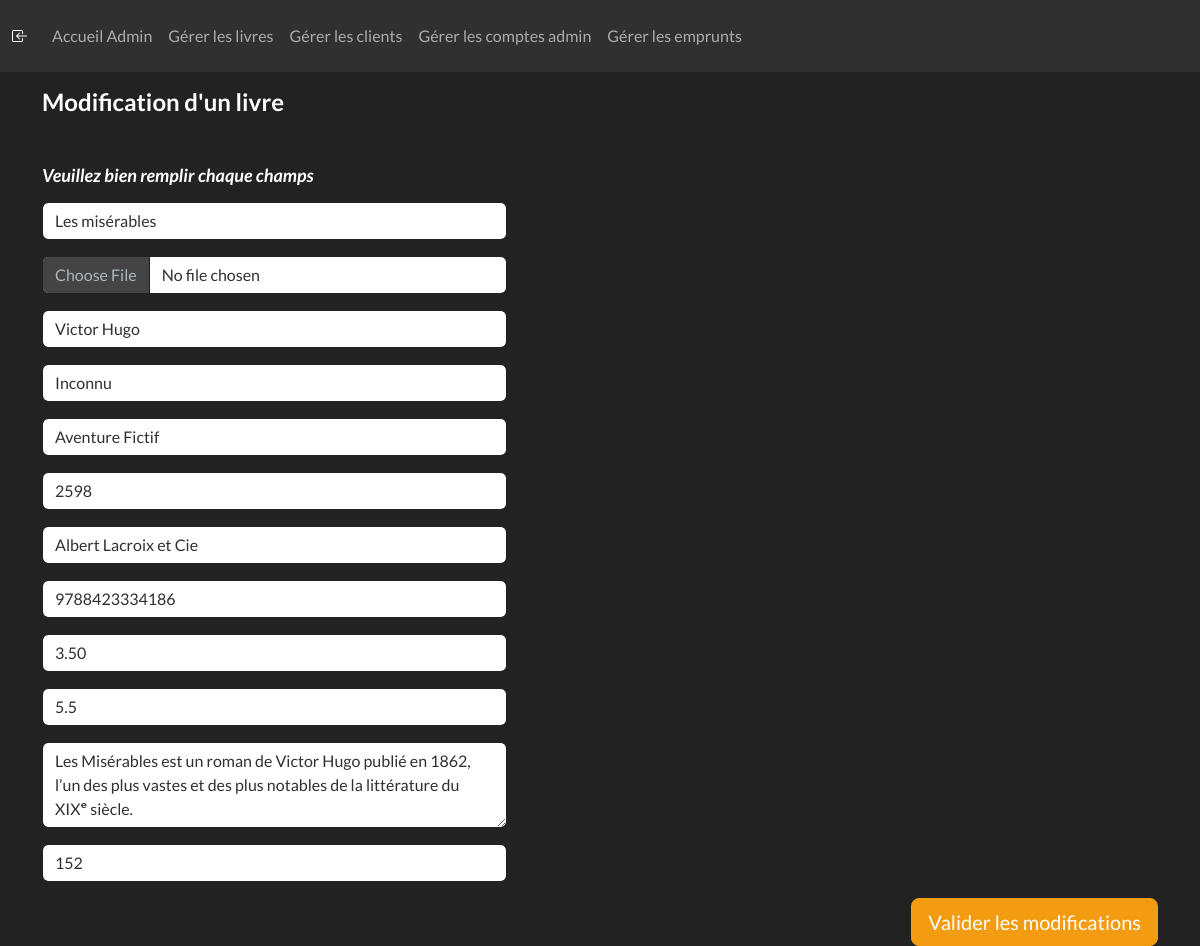
Page /ADMIN/update_book.php?id=22 (signed in) on the committed database.
### tables this page shows
CREATE TABLE `books` (
  `id` int(10) UNSIGNED NOT NULL,
  `ISBN` varchar(40) NOT NULL,
  `auteur` varchar(150) DEFAULT NULL,
  `illustrateur` varchar(150) DEFAULT NULL,
  `category` varchar(255) NOT NULL,
  `nb_pages` int(5) NOT NULL,
  `editeur` varchar(255) NOT NULL,
  `pu_ht` decimal(10,2) NOT NULL,
  `tva` float NOT NULL,
  `titre` varchar(255) NOT NULL,
  `description` text NOT NULL,
  `image` varchar(255) NOT NULL,
  `stock` int(10) NOT NULL,
  `note` int(1) DEFAULT NULL
);

### ADMIN/update_book.php (the view, shortened to what this page needs)
<?php
require_once './COMPONENTS/navbar_admin.php';
require_once '../CRUD/config.php';
if(isset($_GET['id']) && !empty($_GET['id'])){
        $sql = "SELECT * FROM books WHERE id =?";
        if($stmt = mysqli_prepare($conn, $sql)){
            if(mysqli_stmt_bind_param($stmt, "i", $param_id)){
                if(mysqli_stmt_execute($stmt)){
                    $result = mysqli_stmt_get_result($stmt);
                    if(mysqli_num_rows($result) == 1){
                        $row = mysqli_fetch_array($result, MYSQLI_ASSOC);
                        $titre = $row['titre'];
                        $image = $row['image'];
                        $auteur = $row['auteur'];
                        $illustrateur = $row['illustrateur'];
                        $category = $row['category'];
                        $nb_pages = $row['nb_pages'];
                        $editeur = $row['editeur'];
                        $ISBN = $row['ISBN'];
                        $pu_ht = $row['pu_ht'];
                        $tva = $row['tva'];
                        $description = $row['description'];
                        $stock = $row['stock'];
                    } else {
                        header('Location : ./admin_books.php');
                        exit();
                    }
                } else {
                    header('Location : ./admin_books.php');
                    exit();
                }
            } else {
                header('Location : ./admin_books.php');
                exit();
            }
        }
}
?>
<!DOCTYPE html>
<html lang="fr">
<head>
    <?php require '../COMPONENTS/links.php'; ?>
    <link rel="stylesheet" href="https://cdnjs.cloudflare.com/ajax/libs/font-awesome/6.4.0/css/all.min.css" />
</head>
<body>
<div class="container mt-7">
        <h2 class="mb-5 mt-3">Modification d'un livre</h2>
        <div class="border-0">
            <h5 class="mb-0">Veuillez bien remplir chaque champs</h5>
        </div>
        <form enctype="multipart/form-data" action="update_book.php" method="post" id="book">
            <div class="form-row justify-content-center">
                <div class="form-group col-md-5 mt-3">
                    <input value="<?= $titre ?>" type="text" id="titre" name="titre" class="form-control" placeholder="les misérables" required autofocus maxlength="254">
                </div>
                <div class="form-group col-md-5 mt-3">
                    <input value="<?= $image ?>" class="form-control" type="file" name="fic" size=50 required>
                </div>
            </div>
                <div class="form-group col-md-5 mt-3">
                    <input value="<?= $auteur ?>" type="text" id="auteur" name="auteur" class="form-control" placeholder="Victor Hugo" autofocus maxlength="254">
                </div>
                <div class="form-group col-md-5 mt-3">
                    <input value="<?= $illustrateur ?>" type="text" id="illustrateur" name="illustrateur" class="form-control" placeholder="inconnu" required maxlength="254">
                </div>
                <div class="form-group col-md-5 mt-3">
                    <input value="<?= $category ?>" type="text" id="category" name="category" class="form-control" placeholder="Aventure Fictif" requiredmaxlength="254">
                </div>
                <div class="form-group col-md-5 mt-3">
                    <input  value="<?= $nb_pages ?>" type="text" id="nb_pages" name="nb_pages" class="form-control" placeholder="2 598" required maxlength="5">
                </div>
                <div class="form-group col-md-5 mt-3">
                    <input  value="<?= $editeur ?>" type="text" id="editeur" name="editeur" class="form-control" placeholder="Albert Lacroix et Cie" required maxlength="254">
                </div>
                <div class="form-group col-md-5 mt-3">
                    <input value="<?= $ISBN ?>" type="text" id="ISBN" name="ISBN" class="form-control" placeholder="9788423334186"required maxlength="40">
                </div>
                <div class="form-group col-md-5 mt-3">
                    <input value="<?= $pu_ht?>" type="number" step="0.01" min="0" id="pu_ht" name="pu_ht" class="form-control" placeholder="3.50" required maxlength="10">
                </div>
                <div class="form-group col-md-5 mt-3">
                    <input value="<?= $tva ?>" type="number" step="0.01" min="0" id="tva" name="tva" class="form-control" placeholder="5.5" value="5.5" requiredmaxlength="254">
                </div>
                <div class="form-group col-md-5 mt-3">
                    <textarea value="<?= $description ?>" class="form-control" id="book" type="text" name="description" placeholder="Les Misérables est un roman de Victor Hugo publié en 1862, l’un des plus vastes et des plus notables de la littérature du XIXᵉ siècle." rows="3" required><?= $description ?></textarea>
                </div>
                <div class="form-group col-md-5 mt-3">
                    <input type="number" value="<?= $stock ?>" id="stock" min="0" name="stock" class="form-control" placeholder="1" required maxlength="10">
                </div>
                <button class="mt-3 btn btn-lg btn-warning btn-block float-end" type="submit">Valider les modifications</button>
            </div>
</body>
</html>

### CSS/customtt.css (style rules this page uses)
h2 { font-size: 24px; font-weight: bold; }
h5 { font-size: 14px; font-style: italic; }
h5 { font-size: 18px; font-weight: bold; }

### rows in the picture
books: titre "Les misérables", auteur "Victor Hugo", illustrateur "Inconnu", category "Aventure Fictif", nb_pages "2598", editeur "Albert Lacroix et Cie", ISBN "9788423334186", pu_ht "3.50", tva "5.5", description "Les Misérables est un roman de Victor Hugo publié en 1862, l’un des plus vastes et des plus notables de la littérature du XIXᵉ siècle.", stock "152"
